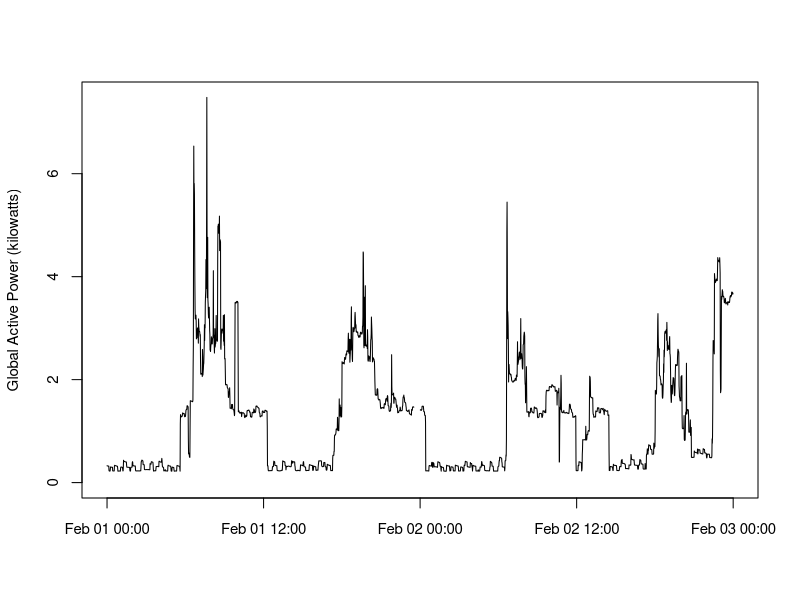

Source code (R):
# plot2.R - R code to generate plot2.png

# Read the data file (already limited to data for Feb. 1-2, 2007)
data <- read.csv("household_power_2days.txt", sep=";", stringsAsFactors=FALSE)

# Convert Time column to POSIXlt/POSIXct using date from the Date column
data$Time <- strptime(paste(data$Date, data$Time), "%d/%m/%Y %H:%M:%S")

# Create the plot, slight adjustment to size of axis labels
png(file="plot2.png", bg="transparent")  # png default size is 480x480
with(data, {
    plot(Time, Global_active_power, type="n", xlab="", 
         ylab="Global Active Power (kilowatts)",
         cex.axis=0.9, cex.lab=0.9)
    lines(Time, Global_active_power)
})

dev.off()